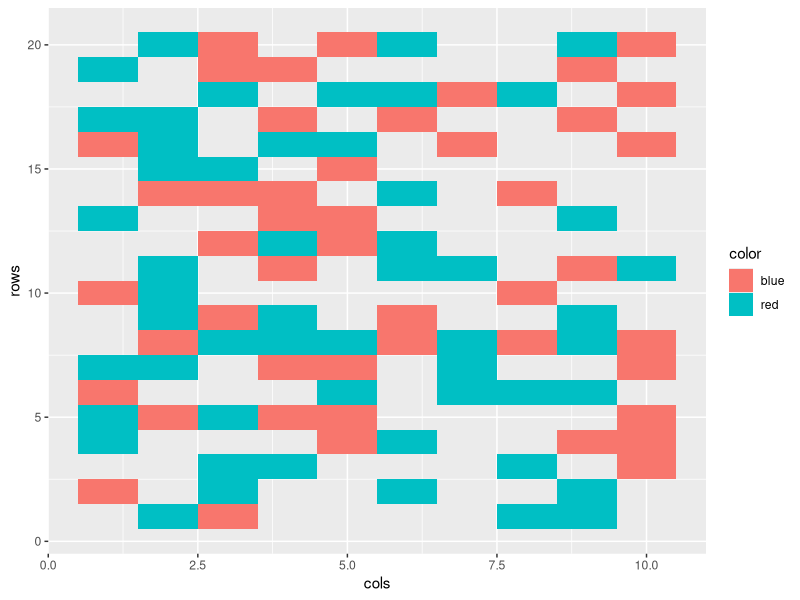

Reproduce this figure in R.
library(ggplot2)
library(reshape2)

#################
###USER INPUTS###
#################
grid.r = 20 ##number of rows
grid.c = 10 ##number of columns
rho = .5	##proportion of grid filled

##############################
###GENERATE RANDOM CAR GRID###
##############################
##total number of cars to the nearest integer
ncars = round(rho * grid.r * grid.c, 0)
totcells = grid.r * grid.c

possible.y = rep(1:grid.r, grid.c)
possible.x = rep(1:grid.c, each = grid.r)
possible.coords = cbind(possible.y, possible.x)

samp = sample(totcells, ncars)
samp.coords = possible.coords[samp,]
colnames(samp.coords)  = c("y", "x")
colors = sample(c("blue", "red"), ncars, replace = TRUE)

#############
###TESTING###
#############

colors = sample(c("blue", "red"), totcells, replace = TRUE)
colors = matrix(colors, nrow = grid.r)
possible = melt(colors)
names(possible) = c("rows", "cols", "color")
samp = sample(totcells, ncars)
mysample = possible[samp, ]
qplot(cols, rows, fill = color, data = mysample, geom = 'tile')